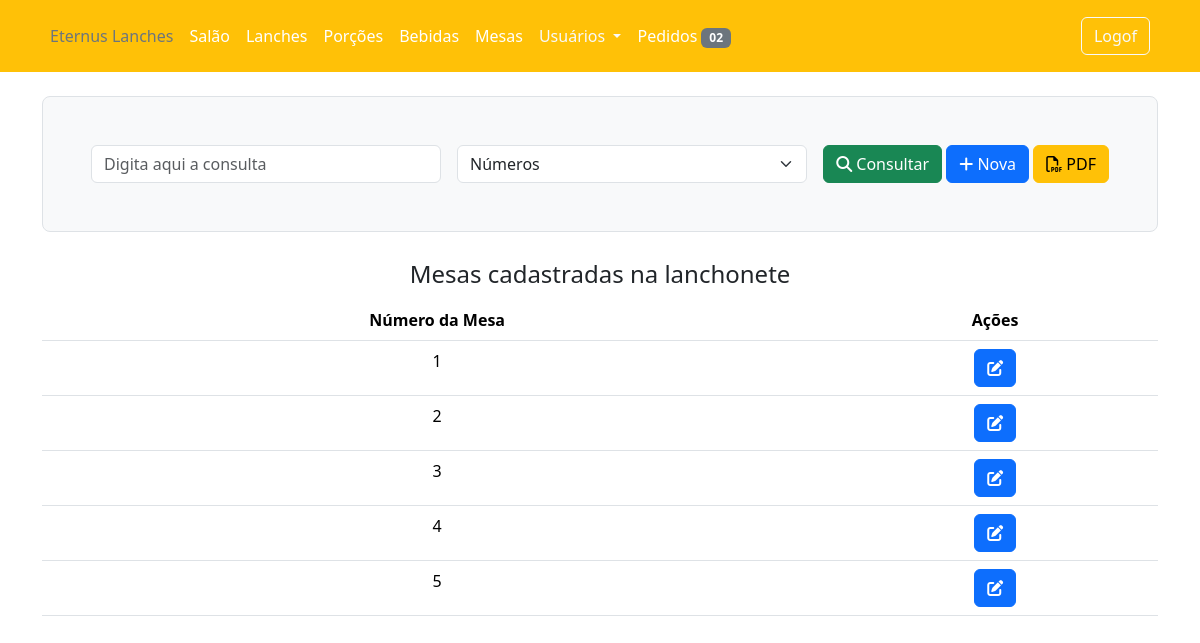
Page /mesas (signed in) on the committed database.
### app/models/bdEternusLanches.py (models this page shows, shortened)
class Mesas(db.Model):
    __tablename__ = 'Mesas'
    id = db.Column(db.Integer, primary_key=True)
    numero = db.Column(db.Integer, unique=True, nullable=False)
    livre = db.Column(db.Boolean, nullable=False, default=True)
    pedidos = db.relationship('Pedidos', backref='mesas', lazy=True)

### app/controllers/lanchonete/routes.py (the view)
@lanchonete.route('/mesas', methods=['GET'])
@login_required
def mesas():
    if current_user.is_authenticated:
        if current_user.acesso[0].tipo == 'Funcionario':
            form = MesasForm()
            mesas = Mesas.query.all()
            return render_template('lanchonete/mesas/mesas.html', title='Mesas', form=form, mesas=mesas)
        else:
            flash('Não tem permissão para acessar essa página', 'danger')
            return redirect(url_for('home.index'))
    else:
        flash('Faça o login para acessar essa página.', 'danger')
        return redirect(url_for('users.login'))

### app/controllers/lanchonete/lanchoneteForm.py
class MesasForm(FlaskForm):
    consultar = StringField('Consulta', validators=[DataRequired()])
    selection = SelectField(choices=['Números', 'Teste'])

### app/models/bdEternusLanches.py (called while the page is built)
@login_manager.user_loader
def load_user(user_id):
    return Users.query.get(int(user_id))

### app/templates/lanchonete/mesas/mesas.html (shortened to what this page needs)
{% extends 'layout/lanchonete.html' %}
{% block content %}
<div class="container">
    <header class="h-100 p-5 bg-light border rounded-3 mt-4">
        <form action="" method="POST" class="row g-3">
            <div class="col md-3">
                {{form.consultar(class='form-control', placeholder='Digita aqui a consulta')}}
            </div>
            <div class="col md-4">
                {{form.selection(class='form-select col-md-2 ml-3')}}
            </div>
            <div class="col-auto">
                <button type="submit" class="btn btn-success ml-4"><i class="fa-solid fa-magnifying-glass"></i> Consultar</button>
                <a class="btn btn-primary ml-3" href="{{url_for('lanchonete.novaMesa')}}" role="button"><i class="fa-solid fa-plus"></i> Nova</a>
                <a class="btn btn-warning ml-3" href=" " role="button"><i class="fa-regular fa-file-pdf"></i> PDF</a>
            </div>
        </form>
    </header>
    <main>
        <fieldset>
            <legend class="text-center mt-4">Mesas cadastradas na lanchonete</legend>
            <table class="table table-hover text-center">
                <thead>
                    <tr>
                        <th scope="col">Número da Mesa</th>
                        <th scope="col">Ações</th>
                    </tr>
                </thead>
                <tbody>
                    {% for mesa in mesas%}
                    <tr>
                        <td scope="row">{{mesa.numero}}</td>
                        <td scope="row">
                            <button onclick="editarMesa('{{mesa.id}}')" type="button" class="btn btn-primary" data-bs-toggle="modal" data-bs-target="#mesaModal">
                                <i class="fa-solid fa-pen-to-square"></i>
                            </button>
                        </td>
                    </tr>
                    {% endfor %}
                </tbody>
            </table>
        </fieldset>
    </main>
</div>
{% endblock content %}

### rows in the picture
Mesas: numero "1"
Mesas: numero "2"
Mesas: numero "3"
Mesas: numero "4"
Mesas: numero "5"
